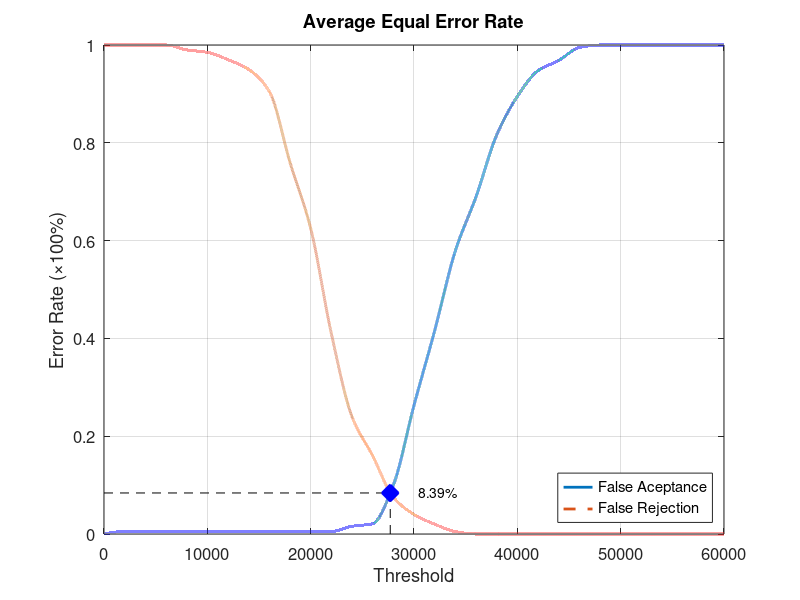
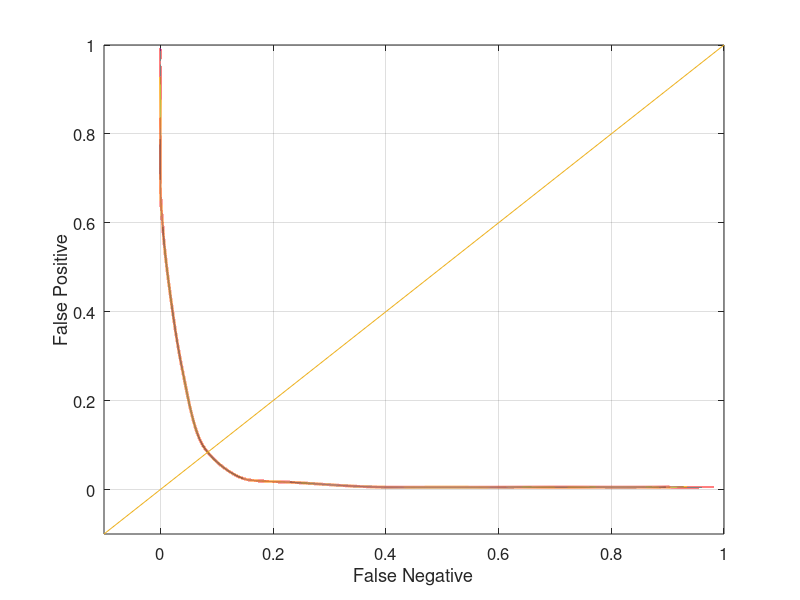

Recreate these plots in MATLAB, in order.
function yEER = Database1_3
close all;
clear;
clc;
x = 0:2000:60000;
xq = 0:0.5:60000;

y0 = [0 0.00526316 0.00526316 0.00526316 0.00526316 0.00526316 0.00526316 0.00526316 0.00526316 0.00526316 0.00526316 0.00526316 0.0157895 0.0210526 0.1 0.263158 0.415789 0.578947 0.689474 0.815789 0.894737 0.947368 0.968421 0.994737 1 1 1 1 1 1 1];
yy0 = interp1(x, y0, xq, 'pchip');
y1 = [1 1 1 1 0.99 0.985 0.97 0.95 0.905 0.76 0.625 0.41 0.24 0.16 0.075 0.04 0.02 0.005 0 0 0 0 0 0 0 0 0 0 0 0 0];
yy1 = interp1(x, y1, xq, 'pchip');

% Calculating EER: 
y2 = abs(y0 - y1);
find(y2 == min(y2))
yy2 = abs(yy0 - yy1);
xEER = find(yy2 == min(yy2));
xEERIndex = xq(xEER) % X-axis EER
yEER = yy0(xEER) % Y-axis EER

main = figure
plot(xq, yy0,'-','LineWidth', 2);	hold on
plot(xq, yy1,'--','LineWidth', 2);	hold on
plot([xEERIndex xEERIndex], [0 yEER], 'k--');	hold on
plot([0 xEERIndex], [yEER yEER], 'k--');	hold on
plot(xEERIndex, yEER, 'bx', 'LineWidth', 10);	hold on
text(xEERIndex + 10 * xEERIndex / 100, yEER, [num2str(round((10000 * yEER)) / 100) '%'])
legend('False Aceptance', 'False Rejection', 'Location', 'SouthEast')
xlabel('Threshold')
ylabel('Error Rate (\times100%)')
title('Average Equal Error Rate')
set(gca, 'FontSize', 12)
axis([0 60000 0 1])
grid on

print(main, 'Database1_3Main', '-dpng');
FNRxFPR = figure('Color', [1 1 1]);
plot(yy1, yy0, '-', yy1, yy0, 'LineWidth', 2);
hold on
y = -0.1:0.1:1
plot(y, y); 
set(gca, 'FontSize', 12)
xlabel('False Negative')
ylabel('False Positive')
axis([-0.1 1 -0.1 1])
set(gca, 'FontSize', 12)
grid on

print(FNRxFPR, 'Database1_3FNRxFPR','-dpng');
end
